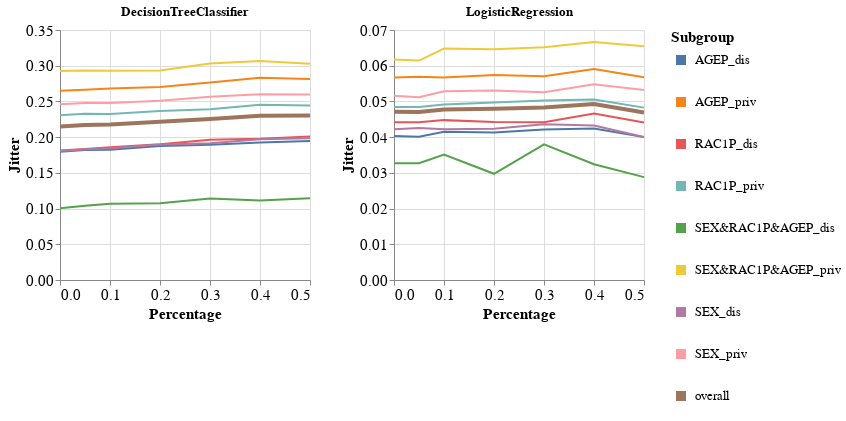

Source (notebook cell):
### Markdown cell above
### Specific subgroup metric per dataset and multiple models

### Code cell
visualizer.create_subgroups_grid_pct_lines_per_model_plot(subgroup_metric='Jitter',
                                                          target_preprocessing_technique=PREPROCESSING_TECHNIQUES[0],
                                                          model_names=MODEL_NAMES)

### Figure 1 — Vega-Lite specification as saved in the notebook (floating-point values rounded to 4 significant figures)
{"config": {"view": {"continuousWidth": 400, "continuousHeight": 300}, "axis": {"labelFontSize": 15, "titleFontSize": 15}, "legend": {"labelFontSize": 13, "symbolStrokeWidth": 10, "titleFontSize": 15}}, "vconcat": [{"hconcat": [{"mark": "line", "encoding": {"color": {"field": "Subgroup", "type": "nominal"}, "strokeWidth": {"condition": {"value": 4, "test": "datum.Subgroup == 'overall'"}, "value": 2}, "x": {"field": "Percentage", "type": "quantitative"}, "y": {"field": "Metric_Value", "title": "Jitter", "type": "quantitative"}}, "height": 250, "title": "DecisionTreeClassifier", "width": 250}, {"data": {"name": "data-72a25748803d123c582abcf0fcc6b944"}, "mark": "line", "encoding": {"color": {"field": "Subgroup", "type": "nominal"}, "strokeWidth": {"condition": {"value": 4, "test": "datum.Subgroup == 'overall'"}, "value": 2}, "x": {"field": "Percentage", "type": "quantitative"}, "y": {"field": "Metric_Value", "title": "Jitter", "type": "quantitative"}}, "height": 250, "title": "LogisticRegression", "width": 250}]}], "data": {"name": "data-13cb11c7d1415737bf2ef0cfd06464bf"}, "$schema": "https://vega.github.io/schema/vega-lite/v4.17.0.json", "datasets": {"data-13cb11c7d1415737bf2ef0cfd06464bf": [{"Model_Name": "DecisionTreeClassifier", "Test_Set_Index": 0.0, "Metric": "Jitter", "Subgroup": "AGEP_dis", "Num_Estimators": 10.0, "Metric_Value": 0.1797, "Percentage": 0.0}, {"Model_Name": "DecisionTreeClassifier", "Test_Set_Index": 0.0, "Metric": "Jitter", "Subgroup": "AGEP_priv", "Num_Estimators": 10.0, "Metric_Value": 0.2648, "Percentage": 0.0}, {"Model_Name": "DecisionTreeClassifier", "Test_Set_Index": 0.0, "Metric": "Jitter", "Subgroup": "RAC1P_dis", "Num_Estimators": 10.0, "Metric_Value": 0.1812, "Percentage": 0.0}, {"Model_Name": "DecisionTreeClassifier", "Test_Set_Index": 0.0, "Metric": "Jitter", "Subgroup": "RAC1P_priv", "Num_Estimators": 10.0, "Metric_Value": 0.2307, "Percentage": 0.0}, {"Model_Name": "DecisionTreeClassifier", "Test_Set_Index": 0.0, "Metric": "Jitter", "Subgroup": "SEX&RAC1P&AGEP_dis", "Num_Estimators": 10.0, "Metric_Value": 0.1005, "Percentage": 0.0}, {"Model_Name": "DecisionTreeClassifier", "Test_Set_Index": 0.0, "Metric": "Jitter", "Subgroup": "SEX&RAC1P&AGEP_priv", "Num_Estimators": 10.0, "Metric_Value": 0.2927, "Percentage": 0.0}, {"Model_Name": "DecisionTreeClassifier", "Test_Set_Index": 0.0, "Metric": "Jitter", "Subgroup": "SEX_dis", "Num_Estimators": 10.0, "Metric_Value": 0.1806, "Percentage": 0.0}, {"Model_Name": "DecisionTreeClassifier", "Test_Set_Index": 0.0, "Metric": "Jitter", "Subgroup": "SEX_priv", "Num_Estimators": 10.0, "Metric_Value": 0.2462, "Percentage": 0.0}, {"Model_Name": "DecisionTreeClassifier", "Test_Set_Index": 0.0, "Metric": "Jitter", "Subgroup": "overall", "Num_Estimators": 10.0, "Metric_Value": 0.2148, "Percentage": 0.0}, {"Model_Name": "DecisionTreeClassifier", "Test_Set_Index": 1.0, "Metric": "Jitter", "Subgroup": "AGEP_dis", "Num_Estimators": 10.0, "Metric_Value": 0.1821, "Percentage": 0.05}, {"Model_Name": "DecisionTreeClassifier", "Test_Set_Index": 1.0, "Metric": "Jitter", "Subgroup": "AGEP_priv", "Num_Estimators": 10.0, "Metric_Value": 0.2664, "Percentage": 0.05}, {"Model_Name": "DecisionTreeClassifier", "Test_Set_Index": 1.0, "Metric": "Jitter", "Subgroup": "RAC1P_dis", "Num_Estimators": 10.0, "Metric_Value": 0.1836, "Percentage": 0.05}, {"Model_Name": "DecisionTreeClassifier", "Test_Set_Index": 1.0, "Metric": "Jitter", "Subgroup": "RAC1P_priv", "Num_Estimators": 10.0, "Metric_Value": 0.2326, "Percentage": 0.05}, {"Model_Name": "DecisionTreeClassifier", "Test_Set_Index": 1.0, "Metric": "Jitter", "Subgroup": "SEX&RAC1P&AGEP_dis", "Num_Estimators": 10.0, "Metric_Value": 0.1039, "Percentage": 0.05}, {"Model_Name": "DecisionTreeClassifier", "Test_Set_Index": 1.0, "Metric": "Jitter", "Subgroup": "SEX&RAC1P&AGEP_priv", "Num_Estimators": 10.0, "Metric_Value": 0.2934, "Percentage": 0.05}, {"Model_Name": "DecisionTreeClassifier", "Test_Set_Index": 1.0, "Metric": "Jitter", "Subgroup": "SEX_dis", "Num_Estimators": 10.0, "Metric_Value": 0.1831, "Percentage": 0.05}, {"Model_Name": "DecisionTreeClassifier", "Test_Set_Index": 1.0, "Metric": "Jitter", "Subgroup": "SEX_priv", "Num_Estimators": 10.0, "Metric_Value": 0.2479, "Percentage": 0.05}, {"Model_Name": "DecisionTreeClassifier", "Test_Set_Index": 1.0, "Metric": "Jitter", "Subgroup": "overall", "Num_Estimators": 10.0, "Metric_Value": 0.2169, "Percentage": 0.05}, {"Model_Name": "DecisionTreeClassifier", "Test_Set_Index": 2.0, "Metric": "Jitter", "Subgroup": "AGEP_dis", "Num_Estimators": 10.0, "Metric_Value": 0.1822, "Percentage": 0.1}, {"Model_Name": "DecisionTreeClassifier", "Test_Set_Index": 2.0, "Metric": "Jitter", "Subgroup": "AGEP_priv", "Num_Estimators": 10.0, "Metric_Value": 0.268, "Percentage": 0.1}, {"Model_Name": "DecisionTreeClassifier", "Test_Set_Index": 2.0, "Metric": "Jitter", "Subgroup": "RAC1P_dis", "Num_Estimators": 10.0, "Metric_Value": 0.186, "Percentage": 0.1}, {"Model_Name": "DecisionTreeClassifier", "Test_Set_Index": 2.0, "Metric": "Jitter", "Subgroup": "RAC1P_priv", "Num_Estimators": 10.0, "Metric_Value": 0.2325, "Percentage": 0.1}, {"Model_Name": "DecisionTreeClassifier", "Test_Set_Index": 2.0, "Metric": "Jitter", "Subgroup": "SEX&RAC1P&AGEP_dis", "Num_Estimators": 10.0, "Metric_Value": 0.1067, "Percentage": 0.1}, {"Model_Name": "DecisionTreeClassifier", "Test_Set_Index": 2.0, "Metric": "Jitter", "Subgroup": "SEX&RAC1P&AGEP_priv", "Num_Estimators": 10.0, "Metric_Value": 0.293, "Percentage": 0.1}, {"Model_Name": "DecisionTreeClassifier", "Test_Set_Index": 2.0, "Metric": "Jitter", "Subgroup": "SEX_dis", "Num_Estimators": 10.0, "Metric_Value": 0.1845, "Percentage": 0.1}, {"Model_Name": "DecisionTreeClassifier", "Test_Set_Index": 2.0, "Metric": "Jitter", "Subgroup": "SEX_priv", "Num_Estimators": 10.0, "Metric_Value": 0.248, "Percentage": 0.1}, {"Model_Name": "DecisionTreeClassifier", "Test_Set_Index": 2.0, "Metric": "Jitter", "Subgroup": "overall", "Num_Estimators": 10.0, "Metric_Value": 0.2176, "Percentage": 0.1}, {"Model_Name": "DecisionTreeClassifier", "Test_Set_Index": 3.0, "Metric": "Jitter", "Subgroup": "AGEP_dis", "Num_Estimators": 10.0, "Metric_Value": 0.1876, "Percentage": 0.2}, {"Model_Name": "DecisionTreeClassifier", "Test_Set_Index": 3.0, "Metric": "Jitter", "Subgroup": "AGEP_priv", "Num_Estimators": 10.0, "Metric_Value": 0.2702, "Percentage": 0.2}, {"Model_Name": "DecisionTreeClassifier", "Test_Set_Index": 3.0, "Metric": "Jitter", "Subgroup": "RAC1P_dis", "Num_Estimators": 10.0, "Metric_Value": 0.19, "Percentage": 0.2}, {"Model_Name": "DecisionTreeClassifier", "Test_Set_Index": 3.0, "Metric": "Jitter", "Subgroup": "RAC1P_priv", "Num_Estimators": 10.0, "Metric_Value": 0.2366, "Percentage": 0.2}, {"Model_Name": "DecisionTreeClassifier", "Test_Set_Index": 3.0, "Metric": "Jitter", "Subgroup": "SEX&RAC1P&AGEP_dis", "Num_Estimators": 10.0, "Metric_Value": 0.1074, "Percentage": 0.2}, {"Model_Name": "DecisionTreeClassifier", "Test_Set_Index": 3.0, "Metric": "Jitter", "Subgroup": "SEX&RAC1P&AGEP_priv", "Num_Estimators": 10.0, "Metric_Value": 0.2932, "Percentage": 0.2}, {"Model_Name": "DecisionTreeClassifier", "Test_Set_Index": 3.0, "Metric": "Jitter", "Subgroup": "SEX_dis", "Num_Estimators": 10.0, "Metric_Value": 0.1897, "Percentage": 0.2}, {"Model_Name": "DecisionTreeClassifier", "Test_Set_Index": 3.0, "Metric": "Jitter", "Subgroup": "SEX_priv", "Num_Estimators": 10.0, "Metric_Value": 0.2509, "Percentage": 0.2}, {"Model_Name": "DecisionTreeClassifier", "Test_Set_Index": 3.0, "Metric": "Jitter", "Subgroup": "overall", "Num_Estimators": 10.0, "Metric_Value": 0.2217, "Percentage": 0.2}, {"Model_Name": "DecisionTreeClassifier", "Test_Set_Index": 4.0, "Metric": "Jitter", "Subgroup": "AGEP_dis", "Num_Estimators": 10.0, "Metric_Value": 0.1895, "Percentage": 0.3}, {"Model_Name": "DecisionTreeClassifier", "Test_Set_Index": 4.0, "Metric": "Jitter", "Subgroup": "AGEP_priv", "Num_Estimators": 10.0, "Metric_Value": 0.2766, "Percentage": 0.3}, {"Model_Name": "DecisionTreeClassifier", "Test_Set_Index": 4.0, "Metric": "Jitter", "Subgroup": "RAC1P_dis", "Num_Estimators": 10.0, "Metric_Value": 0.1963, "Percentage": 0.3}, {"Model_Name": "DecisionTreeClassifier", "Test_Set_Index": 4.0, "Metric": "Jitter", "Subgroup": "RAC1P_priv", "Num_Estimators": 10.0, "Metric_Value": 0.2392, "Percentage": 0.3}, {"Model_Name": "DecisionTreeClassifier", "Test_Set_Index": 4.0, "Metric": "Jitter", "Subgroup": "SEX&RAC1P&AGEP_dis", "Num_Estimators": 10.0, "Metric_Value": 0.1141, "Percentage": 0.3}, {"Model_Name": "DecisionTreeClassifier", "Test_Set_Index": 4.0, "Metric": "Jitter", "Subgroup": "SEX&RAC1P&AGEP_priv", "Num_Estimators": 10.0, "Metric_Value": 0.3032, "Percentage": 0.3}, {"Model_Name": "DecisionTreeClassifier", "Test_Set_Index": 4.0, "Metric": "Jitter", "Subgroup": "SEX_dis", "Num_Estimators": 10.0, "Metric_Value": 0.1914, "Percentage": 0.3}, {"Model_Name": "DecisionTreeClassifier", "Test_Set_Index": 4.0, "Metric": "Jitter", "Subgroup": "SEX_priv", "Num_Estimators": 10.0, "Metric_Value": 0.2567, "Percentage": 0.3}, {"Model_Name": "DecisionTreeClassifier", "Test_Set_Index": 4.0, "Metric": "Jitter", "Subgroup": "overall", "Num_Estimators": 10.0, "Metric_Value": 0.2254, "Percentage": 0.3}, {"Model_Name": "DecisionTreeClassifier", "Test_Set_Index": 5.0, "Metric": "Jitter", "Subgroup": "AGEP_dis", "Num_Estimators": 10.0, "Metric_Value": 0.1925, "Percentage": 0.4}, {"Model_Name": "DecisionTreeClassifier", "Test_Set_Index": 5.0, "Metric": "Jitter", "Subgroup": "AGEP_priv", "Num_Estimators": 10.0, "Metric_Value": 0.2832, "Percentage": 0.4}, {"Model_Name": "DecisionTreeClassifier", "Test_Set_Index": 5.0, "Metric": "Jitter", "Subgroup": "RAC1P_dis", "Num_Estimators": 10.0, "Metric_Value": 0.1976, "Percentage": 0.4}, {"Model_Name": "DecisionTreeClassifier", "Test_Set_Index": 5.0, "Metric": "Jitter", "Subgroup": "RAC1P_priv", "Num_Estimators": 10.0, "Metric_Value": 0.2452, "Percentage": 0.4}, {"Model_Name": "DecisionTreeClassifier", "Test_Set_Index": 5.0, "Metric": "Jitter", "Subgroup": "SEX&RAC1P&AGEP_dis", "Num_Estimators": 10.0, "Metric_Value": 0.1113, "Percentage": 0.4}, {"Model_Name": "DecisionTreeClassifier", "Test_Set_Index": 5.0, "Metric": "Jitter", "Subgroup": "SEX&RAC1P&AGEP_priv", "Num_Estimators": 10.0, "Metric_Value": 0.3067, "Percentage": 0.4}, {"Model_Name": "DecisionTreeClassifier", "Test_Set_Index": 5.0, "Metric": "Jitter", "Subgroup": "SEX_dis", "Num_Estimators": 10.0, "Metric_Value": 0.1972, "Percentage": 0.4}, {"Model_Name": "DecisionTreeClassifier", "Test_Set_Index": 5.0, "Metric": "Jitter", "Subgroup": "SEX_priv", "Num_Estimators": 10.0, "Metric_Value": 0.26, "Percentage": 0.4}, {"Model_Name": "DecisionTreeClassifier", "Test_Set_Index": 5.0, "Metric": "Jitter", "Subgroup": "overall", "Num_Estimators": 10.0, "Metric_Value": 0.23, "Percentage": 0.4}, {"Model_Name": "DecisionTreeClassifier", "Test_Set_Index": 6.0, "Metric": "Jitter", "Subgroup": "AGEP_dis", "Num_Estimators": 10.0, "Metric_Value": 0.1946, "Percentage": 0.5}, {"Model_Name": "DecisionTreeClassifier", "Test_Set_Index": 6.0, "Metric": "Jitter", "Subgroup": "AGEP_priv", "Num_Estimators": 10.0, "Metric_Value": 0.2815, "Percentage": 0.5}, {"Model_Name": "DecisionTreeClassifier", "Test_Set_Index": 6.0, "Metric": "Jitter", "Subgroup": "RAC1P_dis", "Num_Estimators": 10.0, "Metric_Value": 0.201, "Percentage": 0.5}, {"Model_Name": "DecisionTreeClassifier", "Test_Set_Index": 6.0, "Metric": "Jitter", "Subgroup": "RAC1P_priv", "Num_Estimators": 10.0, "Metric_Value": 0.2444, "Percentage": 0.5}, {"Model_Name": "DecisionTreeClassifier", "Test_Set_Index": 6.0, "Metric": "Jitter", "Subgroup": "SEX&RAC1P&AGEP_dis", "Num_Estimators": 10.0, "Metric_Value": 0.1144, "Percentage": 0.5}, {"Model_Name": "DecisionTreeClassifier", "Test_Set_Index": 6.0, "Metric": "Jitter", "Subgroup": "SEX&RAC1P&AGEP_priv", "Num_Estimators": 10.0, "Metric_Value": 0.3027, "Percentage": 0.5}, {"Model_Name": "DecisionTreeClassifier", "Test_Set_Index": 6.0, "Metric": "Jitter", "Subgroup": "SEX_dis", "Num_Estimators": 10.0, "Metric_Value": 0.1984, "Percentage": 0.5}, {"Model_Name": "DecisionTreeClassifier", "Test_Set_Index": 6.0, "Metric": "Jitter", "Subgroup": "SEX_priv", "Num_Estimators": 10.0, "Metric_Value": 0.2598, "Percentage": 0.5}, {"Model_Name": "DecisionTreeClassifier", "Test_Set_Index": 6.0, "Metric": "Jitter", "Subgroup": "overall", "Num_Estimators": 10.0, "Metric_Value": 0.2305, "Percentage": 0.5}], "data-72a25748803d123c582abcf0fcc6b944": [{"Model_Name": "LogisticRegression", "Test_Set_Index": 0.0, "Metric": "Jitter", "Subgroup": "AGEP_dis", "Num_Estimators": 10.0, "Metric_Value": 0.0403, "Percentage": 0.0}, {"Model_Name": "LogisticRegression", "Test_Set_Index": 0.0, "Metric": "Jitter", "Subgroup": "AGEP_priv", "Num_Estimators": 10.0, "Metric_Value": 0.05671, "Percentage": 0.0}, {"Model_Name": "LogisticRegression", "Test_Set_Index": 0.0, "Metric": "Jitter", "Subgroup": "RAC1P_dis", "Num_Estimators": 10.0, "Metric_Value": 0.0442, "Percentage": 0.0}, {"Model_Name": "LogisticRegression", "Test_Set_Index": 0.0, "Metric": "Jitter", "Subgroup": "RAC1P_priv", "Num_Estimators": 10.0, "Metric_Value": 0.04843, "Percentage": 0.0}, {"Model_Name": "LogisticRegression", "Test_Set_Index": 0.0, "Metric": "Jitter", "Subgroup": "SEX&RAC1P&AGEP_dis", "Num_Estimators": 10.0, "Metric_Value": 0.03268, "Percentage": 0.0}, {"Model_Name": "LogisticRegression", "Test_Set_Index": 0.0, "Metric": "Jitter", "Subgroup": "SEX&RAC1P&AGEP_priv", "Num_Estimators": 10.0, "Metric_Value": 0.06177, "Percentage": 0.0}, {"Model_Name": "LogisticRegression", "Test_Set_Index": 0.0, "Metric": "Jitter", "Subgroup": "SEX_dis", "Num_Estimators": 10.0, "Metric_Value": 0.04218, "Percentage": 0.0}, {"Model_Name": "LogisticRegression", "Test_Set_Index": 0.0, "Metric": "Jitter", "Subgroup": "SEX_priv", "Num_Estimators": 10.0, "Metric_Value": 0.05157, "Percentage": 0.0}, {"Model_Name": "LogisticRegression", "Test_Set_Index": 0.0, "Metric": "Jitter", "Subgroup": "overall", "Num_Estimators": 10.0, "Metric_Value": 0.04708, "Percentage": 0.0}, {"Model_Name": "LogisticRegression", "Test_Set_Index": 1.0, "Metric": "Jitter", "Subgroup": "AGEP_dis", "Num_Estimators": 10.0, "Metric_Value": 0.04012, "Percentage": 0.05}, {"Model_Name": "LogisticRegression", "Test_Set_Index": 1.0, "Metric": "Jitter", "Subgroup": "AGEP_priv", "Num_Estimators": 10.0, "Metric_Value": 0.05694, "Percentage": 0.05}, {"Model_Name": "LogisticRegression", "Test_Set_Index": 1.0, "Metric": "Jitter", "Subgroup": "RAC1P_dis", "Num_Estimators": 10.0, "Metric_Value": 0.04414, "Percentage": 0.05}, {"Model_Name": "LogisticRegression", "Test_Set_Index": 1.0, "Metric": "Jitter", "Subgroup": "RAC1P_priv", "Num_Estimators": 10.0, "Metric_Value": 0.04843, "Percentage": 0.05}, {"Model_Name": "LogisticRegression", "Test_Set_Index": 1.0, "Metric": "Jitter", "Subgroup": "SEX&RAC1P&AGEP_dis", "Num_Estimators": 10.0, "Metric_Value": 0.03268, "Percentage": 0.05}, {"Model_Name": "LogisticRegression", "Test_Set_Index": 1.0, "Metric": "Jitter", "Subgroup": "SEX&RAC1P&AGEP_priv", "Num_Estimators": 10.0, "Metric_Value": 0.06145, "Percentage": 0.05}, {"Model_Name": "LogisticRegression", "Test_Set_Index": 1.0, "Metric": "Jitter", "Subgroup": "SEX_dis", "Num_Estimators": 10.0, "Metric_Value": 0.04258, "Percentage": 0.05}, {"Model_Name": "LogisticRegression", "Test_Set_Index": 1.0, "Metric": "Jitter", "Subgroup": "SEX_priv", "Num_Estimators": 10.0, "Metric_Value": 0.05116, "Percentage": 0.05}, {"Model_Name": "LogisticRegression", "Test_Set_Index": 1.0, "Metric": "Jitter", "Subgroup": "overall", "Num_Estimators": 10.0, "Metric_Value": 0.04706, "Percentage": 0.05}, {"Model_Name": "LogisticRegression", "Test_Set_Index": 2.0, "Metric": "Jitter", "Subgroup": "AGEP_dis", "Num_Estimators": 10.0, "Metric_Value": 0.04148, "Percentage": 0.1}, {"Model_Name": "LogisticRegression", "Test_Set_Index": 2.0, "Metric": "Jitter", "Subgroup": "AGEP_priv", "Num_Estimators": 10.0, "Metric_Value": 0.05669, "Percentage": 0.1}, {"Model_Name": "LogisticRegression", "Test_Set_Index": 2.0, "Metric": "Jitter", "Subgroup": "RAC1P_dis", "Num_Estimators": 10.0, "Metric_Value": 0.04476, "Percentage": 0.1}, {"Model_Name": "LogisticRegression", "Test_Set_Index": 2.0, "Metric": "Jitter", "Subgroup": "RAC1P_priv", "Num_Estimators": 10.0, "Metric_Value": 0.04917, "Percentage": 0.1}, {"Model_Name": "LogisticRegression", "Test_Set_Index": 2.0, "Metric": "Jitter", "Subgroup": "SEX&RAC1P&AGEP_dis", "Num_Estimators": 10.0, "Metric_Value": 0.03511, "Percentage": 0.1}, {"Model_Name": "LogisticRegression", "Test_Set_Index": 2.0, "Metric": "Jitter", "Subgroup": "SEX&RAC1P&AGEP_priv", "Num_Estimators": 10.0, "Metric_Value": 0.06483, "Percentage": 0.1}, {"Model_Name": "LogisticRegression", "Test_Set_Index": 2.0, "Metric": "Jitter", "Subgroup": "SEX_dis", "Num_Estimators": 10.0, "Metric_Value": 0.04219, "Percentage": 0.1}, {"Model_Name": "LogisticRegression", "Test_Set_Index": 2.0, "Metric": "Jitter", "Subgroup": "SEX_priv", "Num_Estimators": 10.0, "Metric_Value": 0.05285, "Percentage": 0.1}, {"Model_Name": "LogisticRegression", "Test_Set_Index": 2.0, "Metric": "Jitter", "Subgroup": "overall", "Num_Estimators": 10.0, "Metric_Value": 0.04776, "Percentage": 0.1}, {"Model_Name": "LogisticRegression", "Test_Set_Index": 3.0, "Metric": "Jitter", "Subgroup": "AGEP_dis", "Num_Estimators": 10.0, "Metric_Value": 0.04129, "Percentage": 0.2}, {"Model_Name": "LogisticRegression", "Test_Set_Index": 3.0, "Metric": "Jitter", "Subgroup": "AGEP_priv", "Num_Estimators": 10.0, "Metric_Value": 0.0574, "Percentage": 0.2}, {"Model_Name": "LogisticRegression", "Test_Set_Index": 3.0, "Metric": "Jitter", "Subgroup": "RAC1P_dis", "Num_Estimators": 10.0, "Metric_Value": 0.04427, "Percentage": 0.2}, {"Model_Name": "LogisticRegression", "Test_Set_Index": 3.0, "Metric": "Jitter", "Subgroup": "RAC1P_priv", "Num_Estimators": 10.0, "Metric_Value": 0.04967, "Percentage": 0.2}, {"Model_Name": "LogisticRegression", "Test_Set_Index": 3.0, "Metric": "Jitter", "Subgroup": "SEX&RAC1P&AGEP_dis", "Num_Estimators": 10.0, "Metric_Value": 0.02974, "Percentage": 0.2}, {"Model_Name": "LogisticRegression", "Test_Set_Index": 3.0, "Metric": "Jitter", "Subgroup": "SEX&RAC1P&AGEP_priv", "Num_Estimators": 10.0, "Metric_Value": 0.06463, "Percentage": 0.2}, {"Model_Name": "LogisticRegression", "Test_Set_Index": 3.0, "Metric": "Jitter", "Subgroup": "SEX_dis", "Num_Estimators": 10.0, "Metric_Value": 0.04237, "Percentage": 0.2}, {"Model_Name": "LogisticRegression", "Test_Set_Index": 3.0, "Metric": "Jitter", "Subgroup": "SEX_priv", "Num_Estimators": 10.0, "Metric_Value": 0.05304, "Percentage": 0.2}, {"Model_Name": "LogisticRegression", "Test_Set_Index": 3.0, "Metric": "Jitter", "Subgroup": "overall", "Num_Estimators": 10.0, "Metric_Value": 0.04794, "Percentage": 0.2}, {"Model_Name": "LogisticRegression", "Test_Set_Index": 4.0, "Metric": "Jitter", "Subgroup": "AGEP_dis", "Num_Estimators": 10.0, "Metric_Value": 0.04216, "Percentage": 0.3}, {"Model_Name": "LogisticRegression", "Test_Set_Index": 4.0, "Metric": "Jitter", "Subgroup": "AGEP_priv", "Num_Estimators": 10.0, "Metric_Value": 0.05702, "Percentage": 0.3}, {"Model_Name": "LogisticRegression", "Test_Set_Index": 4.0, "Metric": "Jitter", "Subgroup": "RAC1P_dis", "Num_Estimators": 10.0, "Metric_Value": 0.0442, "Percentage": 0.3}, {"Model_Name": "LogisticRegression", "Test_Set_Index": 4.0, "Metric": "Jitter", "Subgroup": "RAC1P_priv", "Num_Estimators": 10.0, "Metric_Value": 0.05023, "Percentage": 0.3}, {"Model_Name": "LogisticRegression", "Test_Set_Index": 4.0, "Metric": "Jitter", "Subgroup": "SEX&RAC1P&AGEP_dis", "Num_Estimators": 10.0, "Metric_Value": 0.03798, "Percentage": 0.3}, {"Model_Name": "LogisticRegression", "Test_Set_Index": 4.0, "Metric": "Jitter", "Subgroup": "SEX&RAC1P&AGEP_priv", "Num_Estimators": 10.0, "Metric_Value": 0.06518, "Percentage": 0.3}, {"Model_Name": "LogisticRegression", "Test_Set_Index": 4.0, "Metric": "Jitter", "Subgroup": "SEX_dis", "Num_Estimators": 10.0, "Metric_Value": 0.04364, "Percentage": 0.3}, {"Model_Name": "LogisticRegression", "Test_Set_Index": 4.0, "Metric": "Jitter", "Subgroup": "SEX_priv", "Num_Estimators": 10.0, "Metric_Value": 0.05256, "Percentage": 0.3}, {"Model_Name": "LogisticRegression", "Test_Set_Index": 4.0, "Metric": "Jitter", "Subgroup": "overall", "Num_Estimators": 10.0, "Metric_Value": 0.0483, "Percentage": 0.3}, {"Model_Name": "LogisticRegression", "Test_Set_Index": 5.0, "Metric": "Jitter", "Subgroup": "AGEP_dis", "Num_Estimators": 10.0, "Metric_Value": 0.04242, "Percentage": 0.4}, {"Model_Name": "LogisticRegression", "Test_Set_Index": 5.0, "Metric": "Jitter", "Subgroup": "AGEP_priv", "Num_Estimators": 10.0, "Metric_Value": 0.05908, "Percentage": 0.4}, {"Model_Name": "LogisticRegression", "Test_Set_Index": 5.0, "Metric": "Jitter", "Subgroup": "RAC1P_dis", "Num_Estimators": 10.0, "Metric_Value": 0.04664, "Percentage": 0.4}, {"Model_Name": "LogisticRegression", "Test_Set_Index": 5.0, "Metric": "Jitter", "Subgroup": "RAC1P_priv", "Num_Estimators": 10.0, "Metric_Value": 0.05054, "Percentage": 0.4}, {"Model_Name": "LogisticRegression", "Test_Set_Index": 5.0, "Metric": "Jitter", "Subgroup": "SEX&RAC1P&AGEP_dis", "Num_Estimators": 10.0, "Metric_Value": 0.03242, "Percentage": 0.4}, {"Model_Name": "LogisticRegression", "Test_Set_Index": 5.0, "Metric": "Jitter", "Subgroup": "SEX&RAC1P&AGEP_priv", "Num_Estimators": 10.0, "Metric_Value": 0.06664, "Percentage": 0.4}, {"Model_Name": "LogisticRegression", "Test_Set_Index": 5.0, "Metric": "Jitter", "Subgroup": "SEX_dis", "Num_Estimators": 10.0, "Metric_Value": 0.04328, "Percentage": 0.4}, {"Model_Name": "LogisticRegression", "Test_Set_Index": 5.0, "Metric": "Jitter", "Subgroup": "SEX_priv", "Num_Estimators": 10.0, "Metric_Value": 0.05481, "Percentage": 0.4}, {"Model_Name": "LogisticRegression", "Test_Set_Index": 5.0, "Metric": "Jitter", "Subgroup": "overall", "Num_Estimators": 10.0, "Metric_Value": 0.04929, "Percentage": 0.4}, {"Model_Name": "LogisticRegression", "Test_Set_Index": 6.0, "Metric": "Jitter", "Subgroup": "AGEP_dis", "Num_Estimators": 10.0, "Metric_Value": 0.04, "Percentage": 0.5}, {"Model_Name": "LogisticRegression", "Test_Set_Index": 6.0, "Metric": "Jitter", "Subgroup": "AGEP_priv", "Num_Estimators": 10.0, "Metric_Value": 0.05676, "Percentage": 0.5}, {"Model_Name": "LogisticRegression", "Test_Set_Index": 6.0, "Metric": "Jitter", "Subgroup": "RAC1P_dis", "Num_Estimators": 10.0, "Metric_Value": 0.04407, "Percentage": 0.5}, {"Model_Name": "LogisticRegression", "Test_Set_Index": 6.0, "Metric": "Jitter", "Subgroup": "RAC1P_priv", "Num_Estimators": 10.0, "Metric_Value": 0.04826, "Percentage": 0.5}, {"Model_Name": "LogisticRegression", "Test_Set_Index": 6.0, "Metric": "Jitter", "Subgroup": "SEX&RAC1P&AGEP_dis", "Num_Estimators": 10.0, "Metric_Value": 0.0288, "Percentage": 0.5}, {"Model_Name": "LogisticRegression", "Test_Set_Index": 6.0, "Metric": "Jitter", "Subgroup": "SEX&RAC1P&AGEP_priv", "Num_Estimators": 10.0, "Metric_Value": 0.06542, "Percentage": 0.5}, {"Model_Name": "LogisticRegression", "Test_Set_Index": 6.0, "Metric": "Jitter", "Subgroup": "SEX_dis", "Num_Estimators": 10.0, "Metric_Value": 0.04006, "Percentage": 0.5}, {"Model_Name": "LogisticRegression", "Test_Set_Index": 6.0, "Metric": "Jitter", "Subgroup": "SEX_priv", "Num_Estimators": 10.0, "Metric_Value": 0.05321, "Percentage": 0.5}, {"Model_Name": "LogisticRegression", "Test_Set_Index": 6.0, "Metric": "Jitter", "Subgroup": "overall", "Num_Estimators": 10.0, "Metric_Value": 0.04692, "Percentage": 0.5}]}}
